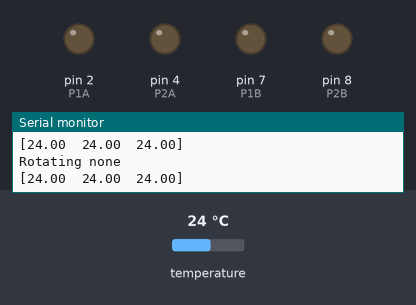
A sketch run on a simulated Arduino Uno, built with avr-gcc and run on an emulated ATmega328P. Parts: output pins drawn as LEDs (lit = HIGH), the last lines printed to the serial monitor. Dashed ring = blinking. The inputs (shaded band) are chosen by the test bench; at power-on: temperature 24 °C.

Above: at 1.3 s.
1.4 s: temperature set to 20.2 °C
4.4 s: temperature set to 19.2 °C
At 4.59 s:
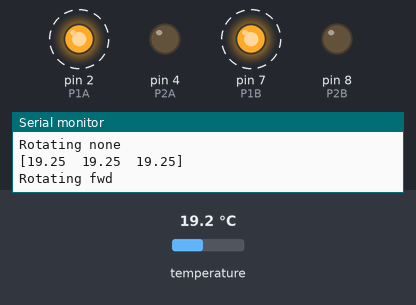
7.4 s: temperature set to 28 °C
At 8.1 s:
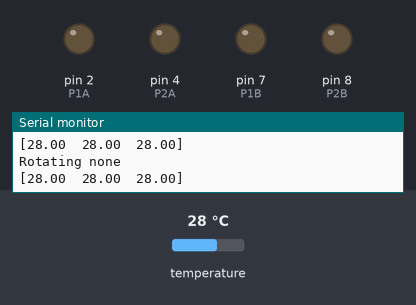
8.9 s: temperature set to 12 °C
At 9.05 s:
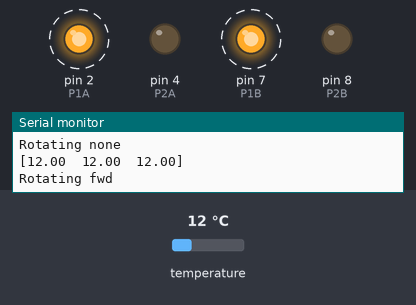
Timing chart, 0 to 12.9 s (numbered marks = the images above; inputs shaded):
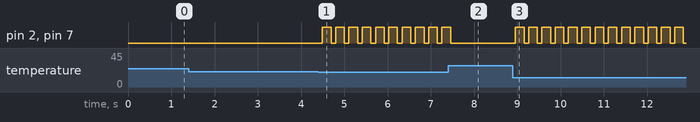

The sketch:

wheels.ino
```cpp
#include <Wire.h>
#include <Adafruit_AMG88xx.h>
#include <stdarg.h>
// DC motor 1 control
#define P1A 2 // define pin 2 as for P1A
#define P2A 4 // define pin 4 as for P2A
// DC motor 2 control
#define P1B 7 // define pin 7 as for P1B
#define P2B 8 // define pin 8 as for P2B

void Serialprintln(const char* input...) {
  va_list args;
  va_start(args, input);
  for(const char* i=input; *i!=0; ++i) {
    if(*i!='%') { Serial.print(*i); continue; }
    switch(*(++i)) {
      case '%': Serial.print('%'); break;
      case 's': Serial.print(va_arg(args, char*)); break;
      case 'd': Serial.print(va_arg(args, int), DEC); break;
      case 'b': Serial.print(va_arg(args, int), BIN); break;
      case 'o': Serial.print(va_arg(args, int), OCT); break;
      case 'x': Serial.print(va_arg(args, int), HEX); break;
      case 'f': Serial.print(va_arg(args, double), 2); break;
    }
  }
  Serial.println();
  va_end(args);
}

char getDirection(float values[3]) {
  float leftAvg = (values[0] + values[1]) / 2.0; // compute average of left values
  float rightAvg = (values[1] + values[2]) / 2.0; // compute average of right values
  if (values[2] > 50 || values[2] > (leftAvg + 5.0)) { // right is significantly higher than left and center
    return 'r';
  } else if (values[0] > 50 || values[0] > (rightAvg + 5.0)) { // left is significantly higher than right and center
    return 'l';
  } else { // center is the highest or values are not significantly different
    return 'c';
  }
}

char getDirectionInv(float values[3]) {
  float leftAvg = (values[0] + values[1]) / 2.0; // compute average of left values
  float rightAvg = (values[1] + values[2]) / 2.0; // compute average of right values
//  return 'c';
  if (values[1] < 20 || (values[1] < (values[0] - 5.0) && values[1] < (values[2] - 5.0))) {
    return 'c';
  } else if (values[2] < 20 || values[2] < (leftAvg - 5.0)) { // right is significantly lower than left and center
    return 'r';
  } else if (values[0] < 20 || values[0] < (rightAvg - 5.0)) { // left is significantly lower than right and center
    return 'l';
  } else { // center is the lowest or values are not significantly different
    return 'n';
  }
}

// Function to rotate motor (just a little) in appropriate direction based on input value
void justRotateMotor(char direction) {
  Serial.print("Rotating ");
  if (direction == 'l') { // rotate counterclockwise for 'l'
    Serial.println("left");
    digitalWrite(P1B,HIGH);
    digitalWrite(P2B,LOW);
  } else if (direction == 'r') { // rotate clockwise for 'r'
    Serial.println("right");
    digitalWrite(P1A,HIGH);
    digitalWrite(P2A,LOW);
  } else if (direction == 'c') { // drive both motors for a moment for 'c'
    Serial.println("fwd");
    digitalWrite(P1A,HIGH);
    digitalWrite(P1B,HIGH);
  } else { // do not rotate for any other input
    Serial.println("none");
    return;
  }

  delay(200); // rotate/drive for 200ms
  digitalWrite(P1A,LOW);
  digitalWrite(P1B,LOW);
}

Adafruit_AMG88xx amg;

float pixels[AMG88xx_PIXEL_ARRAY_SIZE];
float temps[3];

float* readTemps() {
  static float temps[3];
  // Read temperature values from sensor
  amg.readPixels(pixels);
  temps[0] = temps[1] = temps[2] = 0;

  for(int i=0; i<AMG88xx_PIXEL_ARRAY_SIZE; i++){
    if (i%8 < 2) {
      if (pixels[i] > temps[0]) temps[0] = pixels[i];
    } else if (i%8 > 5) {
      if (pixels[i] > temps[2]) temps[2] = pixels[i];
    } else {
      if (pixels[i] > temps[1]) temps[1] = pixels[i];
    }
  }

  return temps;
}

void setup() {
    Serial.begin(9600);

    bool status;

    // default settings
    status = amg.begin();
    if (!status) {
        Serial.println("Wrong wiring");
        while (1);
    }

    pinMode(P1A, OUTPUT);// define pin as OUTPUT for P1A
    pinMode(P2A, OUTPUT);// define pin as OUTPUT for P2A

    pinMode(P1B, OUTPUT);// define pin as OUTPUT for P1B
    pinMode(P2B, OUTPUT);// define pin as OUTPUT for P2B

    delay(100); // let sensor boot up
}

void loop() {
  // Read temperature values from sensor
  float* temps = readTemps();
  Serialprintln("[%f\t%f\t%f]\n", temps[0], temps[1], temps[2]);
  // Determine direction to rotate motor
  char direction = getDirectionInv(temps);

  // Rotate motor in appropriate direction
  justRotateMotor(direction);

  // Delay for a second+-
  delay(100);
}
```

Measured:
- the behaviour switches between 19.9 and 19.8 °C on temperature (found by bisection; images 0 and 1)
- after the input at 4.4 s, pin 2 (P1A), pin 7 (P1B): alternates HIGH for 0.20 s and LOW for 0.11 s, starting after 0.09 s
- after the input at 7.4 s, pin 2 (P1A), pin 7 (P1B): goes on until 7.5 s, then stays LOW
- after the input at 8.9 s, pin 2 (P1A), pin 7 (P1B): alternates HIGH for 0.20 s and LOW for 0.11 s, starting after 0.06 s
